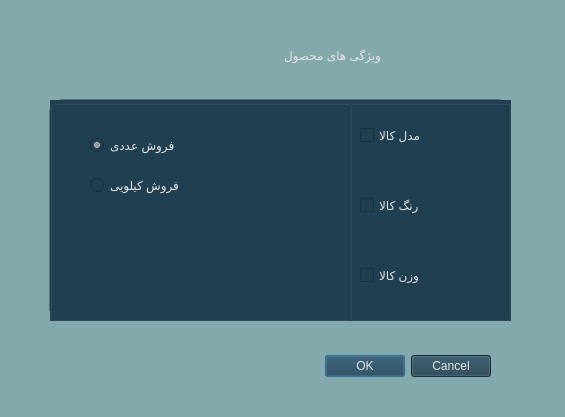
<?xml version="1.0" encoding="UTF-8"?>
<ui version="4.0">
 <class>Dialog_options</class>
 <widget class="QDialog" name="Dialog_options">
  <property name="geometry">
   <rect>
    <x>0</x>
    <y>0</y>
    <width>565</width>
    <height>417</height>
   </rect>
  </property>
  <property name="windowTitle">
   <string>Dialog</string>
  </property>
  <property name="styleSheet">
   <string notr="true">
background-color: rgb(132, 169, 172);</string>
  </property>
  <widget class="QDialogButtonBox" name="buttonBox">
   <property name="geometry">
    <rect>
     <x>150</x>
     <y>350</y>
     <width>341</width>
     <height>32</height>
    </rect>
   </property>
   <property name="styleSheet">
    <string notr="true">background-color: rgb(32, 64, 81);color: rgb(228, 227, 227);
font: 12pt &quot;Lalezar&quot;;</string>
   </property>
   <property name="orientation">
    <enum>Qt::Horizontal</enum>
   </property>
   <property name="standardButtons">
    <set>QDialogButtonBox::Cancel|QDialogButtonBox::Ok</set>
   </property>
  </widget>
  <widget class="Line" name="line_2">
   <property name="geometry">
    <rect>
     <x>60</x>
     <y>90</y>
     <width>441</width>
     <height>20</height>
    </rect>
   </property>
   <property name="orientation">
    <enum>Qt::Horizontal</enum>
   </property>
  </widget>
  <widget class="Line" name="line_4">
   <property name="geometry">
    <rect>
     <x>40</x>
     <y>110</y>
     <width>20</width>
     <height>201</height>
    </rect>
   </property>
   <property name="orientation">
    <enum>Qt::Vertical</enum>
   </property>
  </widget>
  <widget class="QLabel" name="label">
   <property name="geometry">
    <rect>
     <x>10</x>
     <y>40</y>
     <width>371</width>
     <height>31</height>
    </rect>
   </property>
   <property name="styleSheet">
    <string notr="true">font: 14pt &quot;Lalezar&quot;;color: rgb(228, 227, 227);</string>
   </property>
   <property name="text">
    <string>ویژگی های محصول</string>
   </property>
  </widget>
  <widget class="Line" name="line">
   <property name="geometry">
    <rect>
     <x>340</x>
     <y>110</y>
     <width>20</width>
     <height>201</height>
    </rect>
   </property>
   <property name="orientation">
    <enum>Qt::Vertical</enum>
   </property>
  </widget>
  <widget class="Line" name="line_3">
   <property name="geometry">
    <rect>
     <x>60</x>
     <y>310</y>
     <width>441</width>
     <height>20</height>
    </rect>
   </property>
   <property name="orientation">
    <enum>Qt::Horizontal</enum>
   </property>
  </widget>
  <widget class="QGroupBox" name="groupBox">
   <property name="geometry">
    <rect>
     <x>50</x>
     <y>100</y>
     <width>301</width>
     <height>221</height>
    </rect>
   </property>
   <property name="styleSheet">
    <string notr="true">background-color: rgb(32, 64, 81);</string>
   </property>
   <property name="title">
    <string/>
   </property>
   <widget class="QRadioButton" name="radioButton_2">
    <property name="geometry">
     <rect>
      <x>40</x>
      <y>70</y>
      <width>161</width>
      <height>31</height>
     </rect>
    </property>
    <property name="styleSheet">
     <string notr="true">font: 12pt &quot;Lalezar&quot;;
color: rgb(228, 227, 227);</string>
    </property>
    <property name="text">
     <string>فروش کیلویی</string>
    </property>
    <property name="checked">
     <bool>false</bool>
    </property>
   </widget>
   <widget class="QRadioButton" name="radioButton_1">
    <property name="geometry">
     <rect>
      <x>40</x>
      <y>30</y>
      <width>151</width>
      <height>31</height>
     </rect>
    </property>
    <property name="styleSheet">
     <string notr="true">font: 12pt &quot;Lalezar&quot;;color: rgb(228, 227, 227);</string>
    </property>
    <property name="text">
     <string>فروش عددی</string>
    </property>
    <property name="checked">
     <bool>true</bool>
    </property>
   </widget>
  </widget>
  <widget class="Line" name="line_6">
   <property name="geometry">
    <rect>
     <x>500</x>
     <y>110</y>
     <width>20</width>
     <height>201</height>
    </rect>
   </property>
   <property name="orientation">
    <enum>Qt::Vertical</enum>
   </property>
  </widget>
  <widget class="QGroupBox" name="groupBox_2">
   <property name="geometry">
    <rect>
     <x>350</x>
     <y>100</y>
     <width>161</width>
     <height>221</height>
    </rect>
   </property>
   <property name="styleSheet">
    <string notr="true">background-color: rgb(32, 64, 81);</string>
   </property>
   <property name="title">
    <string/>
   </property>
   <widget class="QCheckBox" name="checkBox_berand">
    <property name="geometry">
     <rect>
      <x>10</x>
      <y>20</y>
      <width>111</width>
      <height>31</height>
     </rect>
    </property>
    <property name="styleSheet">
     <string notr="true">
font: 12pt &quot;Lalezar&quot;;color: rgb(228, 227, 227);</string>
    </property>
    <property name="text">
     <string>مدل کالا</string>
    </property>
   </widget>
   <widget class="QCheckBox" name="checkBox_color">
    <property name="geometry">
     <rect>
      <x>10</x>
      <y>90</y>
      <width>101</width>
      <height>31</height>
     </rect>
    </property>
    <property name="styleSheet">
     <string notr="true">font: 12pt &quot;Lalezar&quot;;color: rgb(228, 227, 227);</string>
    </property>
    <property name="text">
     <string>رنگ کالا</string>
    </property>
   </widget>
   <widget class="QCheckBox" name="checkBox_weight">
    <property name="geometry">
     <rect>
      <x>10</x>
      <y>160</y>
      <width>101</width>
      <height>31</height>
     </rect>
    </property>
    <property name="styleSheet">
     <string notr="true">font: 12pt &quot;Lalezar&quot;;color: rgb(228, 227, 227);</string>
    </property>
    <property name="text">
     <string>وزن کالا</string>
    </property>
   </widget>
  </widget>
 </widget>
 <resources/>
 <connections>
  <connection>
   <sender>buttonBox</sender>
   <signal>rejected()</signal>
   <receiver>Dialog_options</receiver>
   <slot>reject()</slot>
   <hints>
    <hint type="sourcelabel">
     <x>316</x>
     <y>260</y>
    </hint>
    <hint type="destinationlabel">
     <x>286</x>
     <y>274</y>
    </hint>
   </hints>
  </connection>
  <connection>
   <sender>buttonBox</sender>
   <signal>accepted()</signal>
   <receiver>Dialog_options</receiver>
   <slot>accept()</slot>
   <hints>
    <hint type="sourcelabel">
     <x>248</x>
     <y>254</y>
    </hint>
    <hint type="destinationlabel">
     <x>157</x>
     <y>274</y>
    </hint>
   </hints>
  </connection>
 </connections>
</ui>
